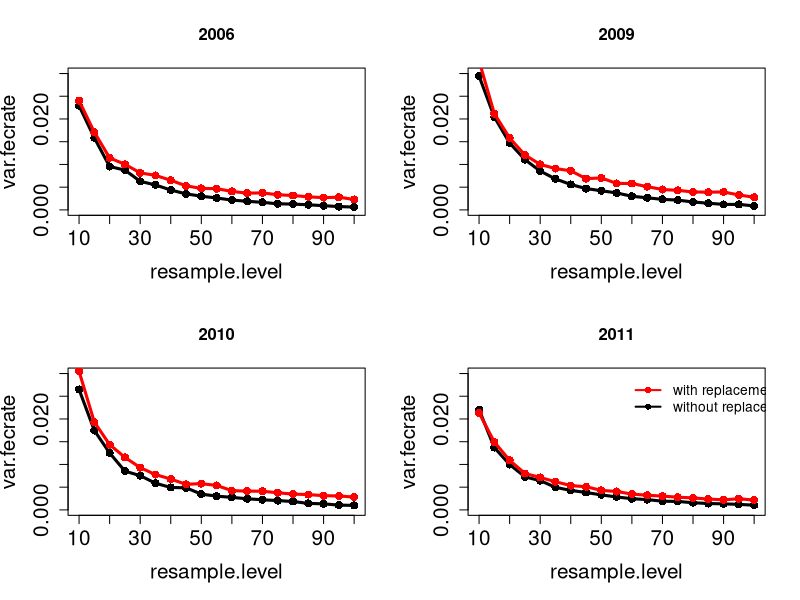
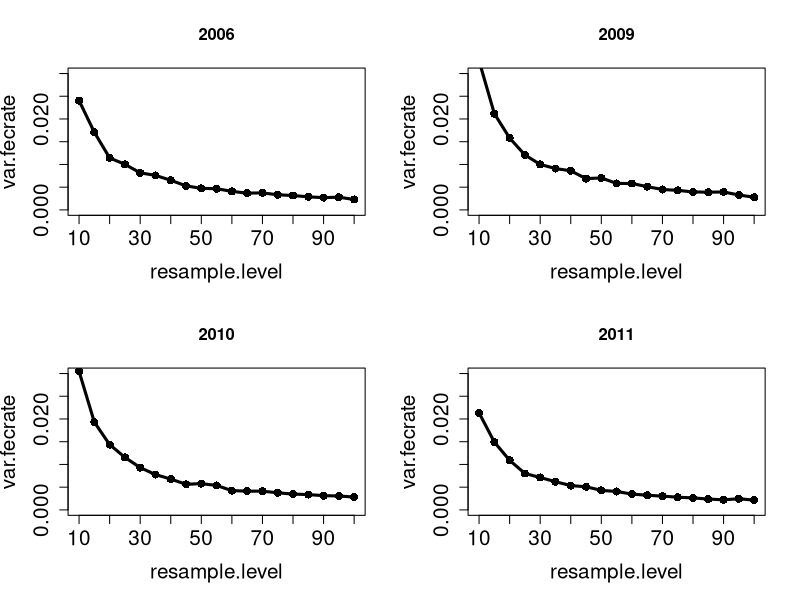
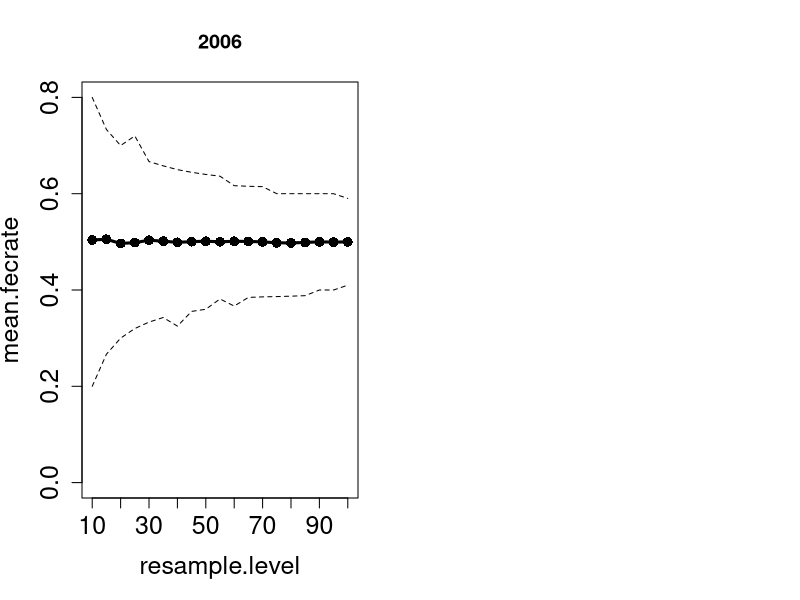

Write R code to recreate these figures, in order. (Note: this script raises an error after producing the figures.)


results <- read.csv('montecarlo-fecundity-sample-size-replacement.csv',header=T)
results$replacement <- 'Y'
results.woreplac <- read.csv('montecarlo-fecundity-sample-size.csv',header=T)
results.woreplac$replacement <- 'N'

allresults <- rbind(results,results.woreplac)


jpeg(filename = "ppt_with&withoutreplacement-samplesize-var-1000iteration.jpg", width = 1000, height = 1000, units = "px", pointsize = 17, quality = 100, bg = "white", res = NA, family = "", restoreConsole = TRUE, type = c("windows", "cairo"), antialias = c("default"))
  par(mfrow=c(2,2))
  for (y in c(2006,2009,2010,2011)){
    plotdata <- subset(allresults,year==y)
    with(subset(plotdata,replacement=='N'),plot(resample.level,var.fecrate,type= 'o',pch=16,main=y,xaxp=c(10,100,9),ylim=c(0,0.03),cex=1.3,lwd=3,cex.lab=1.5,cex.axis=1.5))
    with(subset(plotdata,replacement=='Y'),lines(resample.level,var.fecrate,type= 'o',pch=16,main=y,xaxp=c(10,100,9),col='red',cex=1.3,lwd=3,cex.lab=1.5,cex.axis=1.5))
        }
    legend(60,0.03,legend=c('with replacement','without replacement'),col=c('red','black'),lty=1,lwd=2,pch=16,cex=1,bty='n')        
    dev.off()
    
jpeg(filename = "ppt_bootstrap-samplesize-var-1000iteration.jpg", width = 1000, height = 1000, units = "px", pointsize = 17, quality = 100, bg = "white", res = NA, family = "", restoreConsole = TRUE, type = c("windows", "cairo"), antialias = c("default"))
  par(mfrow=c(2,2))
  for (y in c(2006,2009,2010,2011)){
    plotdata <- subset(allresults,year==y)
    with(subset(plotdata,replacement=='Y'),plot(resample.level,var.fecrate,type= 'o',pch=16,main=y,xaxp=c(10,100,9),ylim=c(0,0.03),cex=1.3,lwd=3,cex.lab=1.5,cex.axis=1.5))

        }
    dev.off()

    
jpeg(filename = "ppt_bootstrap-samplesize-2006-1000iteration.jpg", width = 1000, height = 500, units = "px", pointsize = 17, quality = 100, bg = "white", res = NA, family = "", restoreConsole = TRUE, type = c("windows", "cairo"), antialias = c("default"))
  par(mfrow=c(1,2))
  for (y in c(2006)){
    plotdata <- subset(allresults,year==y & replacement=='Y')
    with(plotdata,plot(resample.level,mean.fecrate,type= 'o',ylim=c(0,0.8),pch=16,main=y,xaxp=c(10,100,9),cex=1.3,lwd=3,cex.lab=1.5,cex.axis=1.5))
    with(plotdata,lines(resample.level,ll.fecrate,lty=2))
    with(plotdata,lines(resample.level,ul.fecrate,lty=2))
    abline(h=fecrate$fecrate[which(fecrate$year==y)], col='red')
    with(plotdata,plot(resample.level,var.fecrate,type= 'o',pch=16,main=y,xaxp=c(10,100,9),cex=1.3,lwd=3,cex.lab=1.5,cex.axis=1.5))
    }
dev.off()